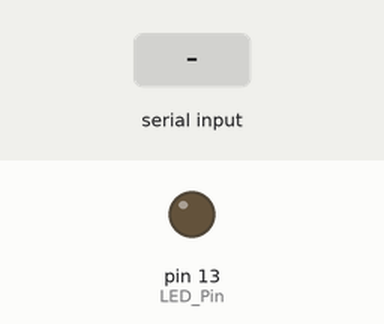
Simulated run of this sketch. Board: Arduino Uno, built with avr-gcc and run on an emulated ATmega328P. On the bench: output pins drawn as LEDs (lit = HIGH). The test bench sets the inputs (shaded band).

Above: at 1.2 s.
1.3 s: "1" received over Serial
At 2.3 s:
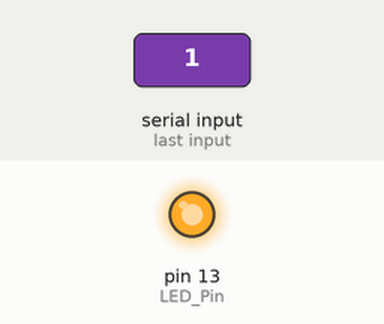
2.9 s: "0" received over Serial
At 3.5 s:
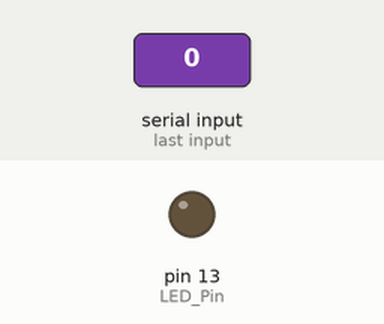
Timing chart, 0 to 5.9 s (numbered marks = the images above; inputs shaded):
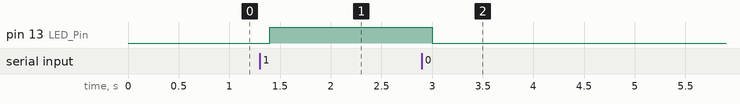

The sketch:

ledYakma.ino
```cpp
int LED_Pin=13;
void setup() {
  Serial.begin(9600);
  pinMode(LED_Pin,OUTPUT);

}


void loop() {
  if(Serial.available()){
    char gelen_bilgi=Serial.read();
    if(gelen_bilgi=='1'){

      digitalWrite(LED_Pin,HIGH);
    }
    else if(gelen_bilgi=='0'){
      digitalWrite(LED_Pin,LOW);
    }
  }
  delay(100);
}
```

Measured:
- after the input at 1.3 s, pin 13 (LED_Pin): LOW → HIGH after 0.10 s
- after the input at 2.9 s, pin 13 (LED_Pin): HIGH → LOW after 0.10 s
